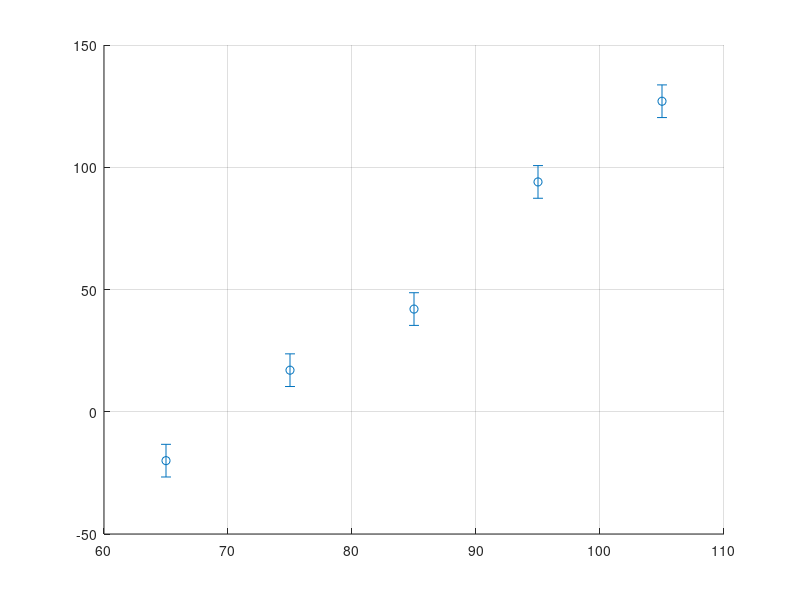

MATLAB code to generate this figure: (Note: this script raises an error after producing the figure.)
% Housekeeping
clear all;
clc;
close all;

% Example 8.5 - Constant-Volume Gas Thermometer Example using the matrix
% formulation

% Pressure is the x variable,
% Make sure that data are stored as a column vector
x = [65; 75; 85; 95; 105];

% Temperature is the y variable,
% Make sure that data are stored as a column vector
y = [-20; 17; 42; 94; 127];

% Assume that uncertainity in each data point is the same
% Thus we can find least squares paramenters without the weighting matrix.
% We will then correct for uncertainty in the parameter using the computed
% uncertaity for the weights

% For the least squares 
% set up H-matrix 
H = [ones(length(y),1),x];

% Carryout the least squares without the weighting matrix
Par = ((H' * H)^-1) * H' * y;
A = Par(1);
B = Par(2);

% Errors in the data
Deviation = y - (A + B.*x);
Sigma_y = sqrt((1/(length(y)-length(Par))) * sum(Deviation .* Deviation));

% Using the error in the data as the weights in the weighting matrix so
% that we can determine the error covariance matrix to get the uncertainty
% in the parameters
delta_y (1:length(y)) = Sigma_y;
Diagonal = 1 ./ (delta_y .* delta_y);
W = diag(Diagonal);

% Error covariance matrix
Sigma_Par_2 = (H' * W * H)^-1;

% Uncertainty in paramenter A 
Sigma_A = sqrt(Sigma_Par_2(1,1));

% Double check to show that the fit parameters are are the same when using
% the weighting matrix
Par_1 = ((H' * W * H)^-1) * H' * W * y;

% Predicted values at using the fit equation
y_fit = A + B .* x;

% Extrapolation using the least sqaures fit
% Extrapolation to find the temaprature at a pressure of zero 
y_0 = A + B * 0; % we can see this would be the same as the y-intercept A

% Extrapolation using the matrix formulation
y_0_new = [1 0] * Par;

% Extraploation of the uncertainty to pressure of zero
% If we do this correctly we should get the same uncertainty value as the
% uncertainty in parameter A since A is the y-intercept
Sigma_y0 = sqrt ([1 0]* Sigma_Par_2 *[1; 0]);

% Calculate sigma_q for extrapolated and fit data
xextrap = linspace(0,x(5),25)';
Hnew = [ones(length(xextrap),1),xextrap];
Sigma_q = diag(sqrt(Hnew * Sigma_Par_2 * Hnew'));

% Create Figure 8.4
figure(); hold on; grid on;
errorbar(x,y,delta_y,'o','LineWidth',2)
plot(x,A+B*x,'k','LineWidth',2)
plot(xextrap,A+B*xextrap,'k--','LineWidth',2)
errorbar(0,A,Sigma_A,'o','LineWidth',2,'Color',[0.85	0.325	0.098])
plot([xextrap],A+B*[xextrap]+delta_y(1),'--','Color',[0	0.447 0.741],'LineWidth',1.2)
plot([xextrap],A+B*[xextrap]-delta_y(1),'--','Color',[0	0.447 0.741],'LineWidth',1.2, 'HandleVisibility','off')
plot([xextrap],A+B*[xextrap]+Sigma_q,'--','Color',[0.85	0.325	0.098],'LineWidth',1.2)
plot([xextrap],A+B*[xextrap]-Sigma_q,'--','Color',[0.85	0.325	0.098],'LineWidth',1.2, 'HandleVisibility','off')
legend('data','fit','extrapolation','Abs. Zero Est.','\sigma_T','\sigma_q','Location','SE')
xlabel('P (mmHg)')
ylabel('T (deg. C)')